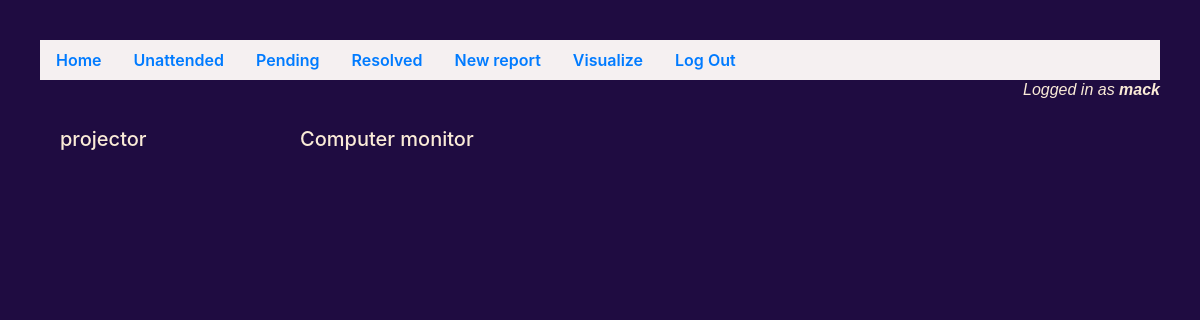
/unattended (signed in), run on an earlier commit of the app's database.
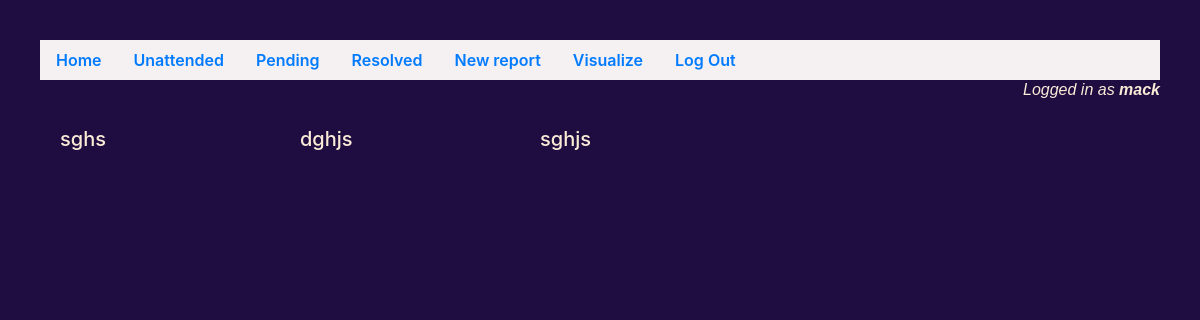
And on a later commit of the database.
### jedsreport/models.py (models this page shows, shortened)
class Report(models.Model):
    reporter = models.ForeignKey(User, on_delete=models.CASCADE, related_name="reports")
    title = models.CharField(max_length=255)
    description = models.TextField(blank=False)
    timestamp = models.DateTimeField(auto_now_add=True)
    venue = models.CharField(max_length=50)
    department =models.CharField(max_length=150)
    category =models.CharField(max_length=150)
    image = models.ImageField(upload_to="images",null=True, blank=True)
    status_read = models.BooleanField(default=False)

### jedsreport/views.py (the view)
# urls.py: path("unattended", views.unattended, name="unattended")
def unattended(request):
    unread = Report.objects.filter(status_read = False)
    return render(request,"jedsreport/unattended.html",{
        "unread":unread
    })

### jedsreport/templates/jedsreport/unattended.html (shortened to what this page needs)
{% extends "jedsreport/layout.html" %}
{% block body %}
    {% if user.is_authenticated %}
        <h6 style="text-align: right;font-family: sans-serif;"><i>Logged in as <b>{{ user.username }}</b></i></h6>
         <div class="flex-container">
            {% for report in unread %}
                <div >
                    <a href="{% url 'report' report.pk %}">
                    <h5 style="color: antiquewhite;">{{ report.title }}</h5>
                    </a>
                </div>
            {% empty %}
            <li>No issues has been reported </li>
            {% endfor %}
        </div>
    {% endif %}
{% endblock %}

What changed in the data, as far as the page shows it:
removed Report: title "projector"
removed Report: title "Computer monitor"
added Report: title "sghs"
added Report: title "dghjs"
added Report: title "sghjs"
